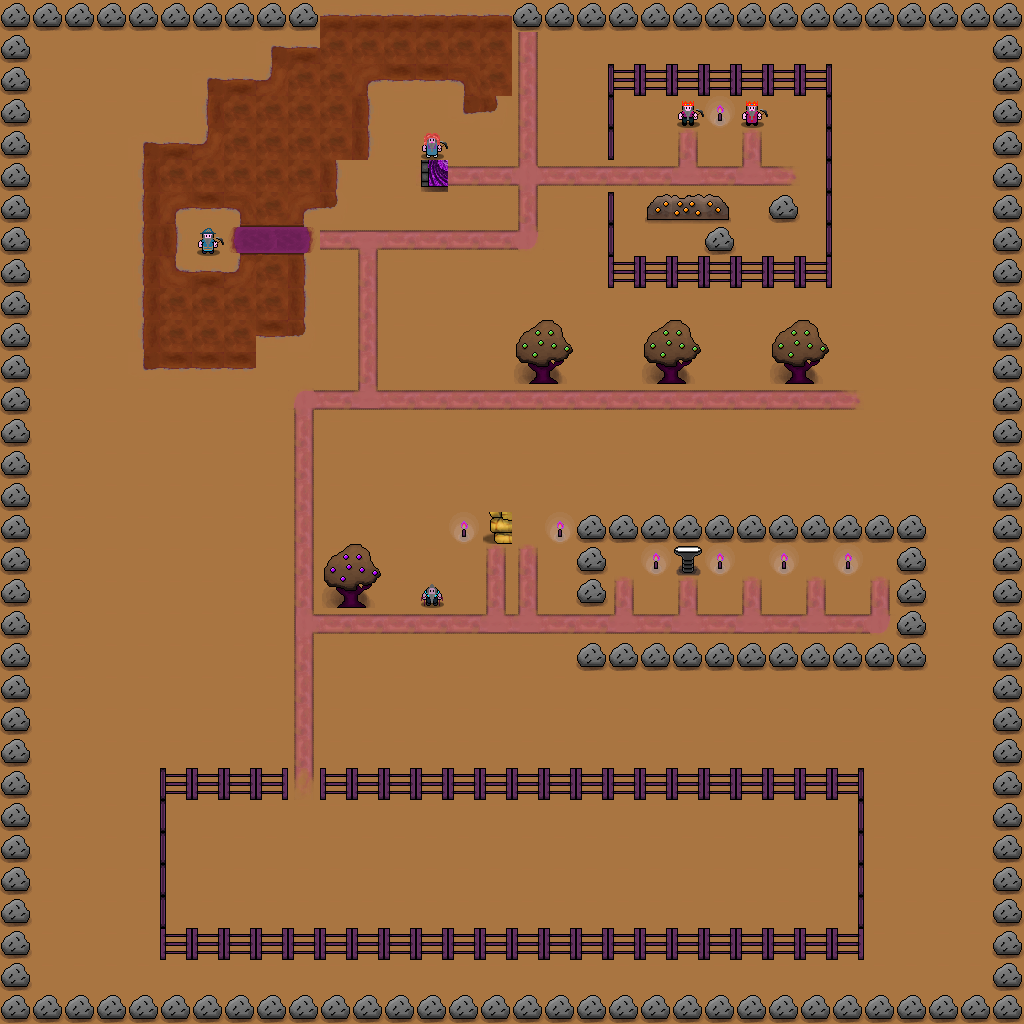

Below is a game level as drawn by its tile map, then a one-line description and the .tmx that defines it (tile-layer data replaced by summaries):
An orthogonal 32x32 tile map with 32x32 px tiles, 12 tile layers (floor, solidobs, behindobs, monsters, ...), 3 tilesets.

<map version="1.0" orientation="orthogonal" width="32" height="32" tilewidth="32" tileheight="32">
 <tileset firstgid="1" name="maptiles" tilewidth="32" tileheight="32">
  <image source="World3Tileset.png" width="352" height="256" />
  <tile id="44">
   <properties>
    <property name="torch" value="true" />
   </properties>
  </tile>
 </tileset>
 <tileset firstgid="89" name="boss" tilewidth="32" tileheight="32">
  <image source="fistthing_tilesheet.png" width="448" height="64" />
 </tileset>
 <tileset firstgid="117" name="npcs" tilewidth="32" tileheight="32">
  <image source="world3_npc.png" width="160" height="32" />
 </tileset>
 <layer name="floor" width="32" height="32">
  <data>[1024 cells, 1024 non-empty, 16 distinct tile ids]</data>
 </layer>
 <layer name="solidobs" width="32" height="32">
  <properties>
   <property name="solid" value="true" />
  </properties>
  <data>[1024 cells, 311 non-empty, 26 distinct tile ids]</data>
 </layer>
 <layer name="behindobs" width="32" height="32">
  <properties>
   <property name="z" value="1" />
  </properties>
  <data>[1024 cells, 8 non-empty, 4 distinct tile ids]</data>
 </layer>
 <layer name="monsters" width="32" height="32">
  <properties>
   <property name="monsters" value="true" />
  </properties>
  <data>[1024 cells, 80 non-empty, 1 distinct tile ids]</data>
 </layer>
 <layer name="torches" width="32" height="32">
  <properties>
   <property name="json" value="maps/world3/torches.json" />
   <property name="solid" value="true" />
   <property name="torch" value="true" />
  </properties>
  <data>[1024 cells, 7 non-empty, 1 distinct tile ids]</data>
 </layer>
 <layer name="boss" width="32" height="32">
  <properties>
   <property name="boss" value="Fist Thing" />
   <property name="hidden" value="true" />
  </properties>
  <data>[1024 cells, 1 non-empty, 1 distinct tile ids]</data>
 </layer>
 <layer name="playerspawn" width="32" height="32">
  <properties>
   <property name="hidden" value="true" />
   <property name="playerspawn" value="true" />
  </properties>
  <data>[1024 cells, 1 non-empty, 1 distinct tile ids]</data>
 </layer>
 <layer name="npc1" width="32" height="32">
  <properties>
   <property name="npc" value="true" />
   <property name="solid" value="true" />
  </properties>
  <data>[1024 cells, 1 non-empty, 1 distinct tile ids]</data>
 </layer>
 <layer name="npc2" width="32" height="32">
  <properties>
   <property name="npc" value="true" />
   <property name="solid" value="true" />
  </properties>
  <data>[1024 cells, 1 non-empty, 1 distinct tile ids]</data>
 </layer>
 <layer name="npc3" width="32" height="32">
  <properties>
   <property name="npc" value="true" />
   <property name="solid" value="true" />
  </properties>
  <data>[1024 cells, 1 non-empty, 1 distinct tile ids]</data>
 </layer>
 <layer name="npc4" width="32" height="32">
  <properties>
   <property name="npc" value="true" />
   <property name="solid" value="true" />
  </properties>
  <data>[1024 cells, 1 non-empty, 1 distinct tile ids]</data>
 </layer>
 <layer name="npc5" width="32" height="32">
  <properties>
   <property name="npc" value="true" />
   <property name="solid" value="true" />
  </properties>
  <data>[1024 cells, 1 non-empty, 1 distinct tile ids]</data>
 </layer>
</map>
